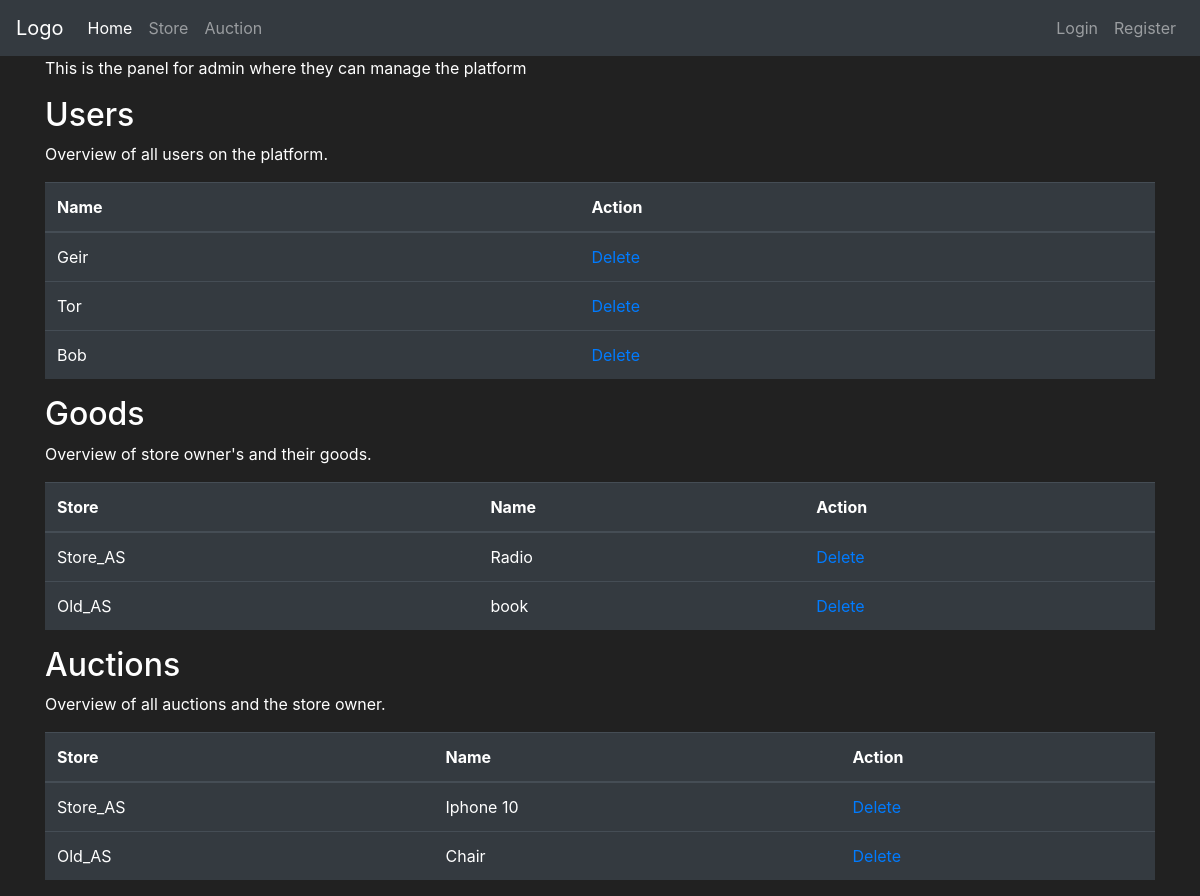
Before: /admin_panel with the older database file.
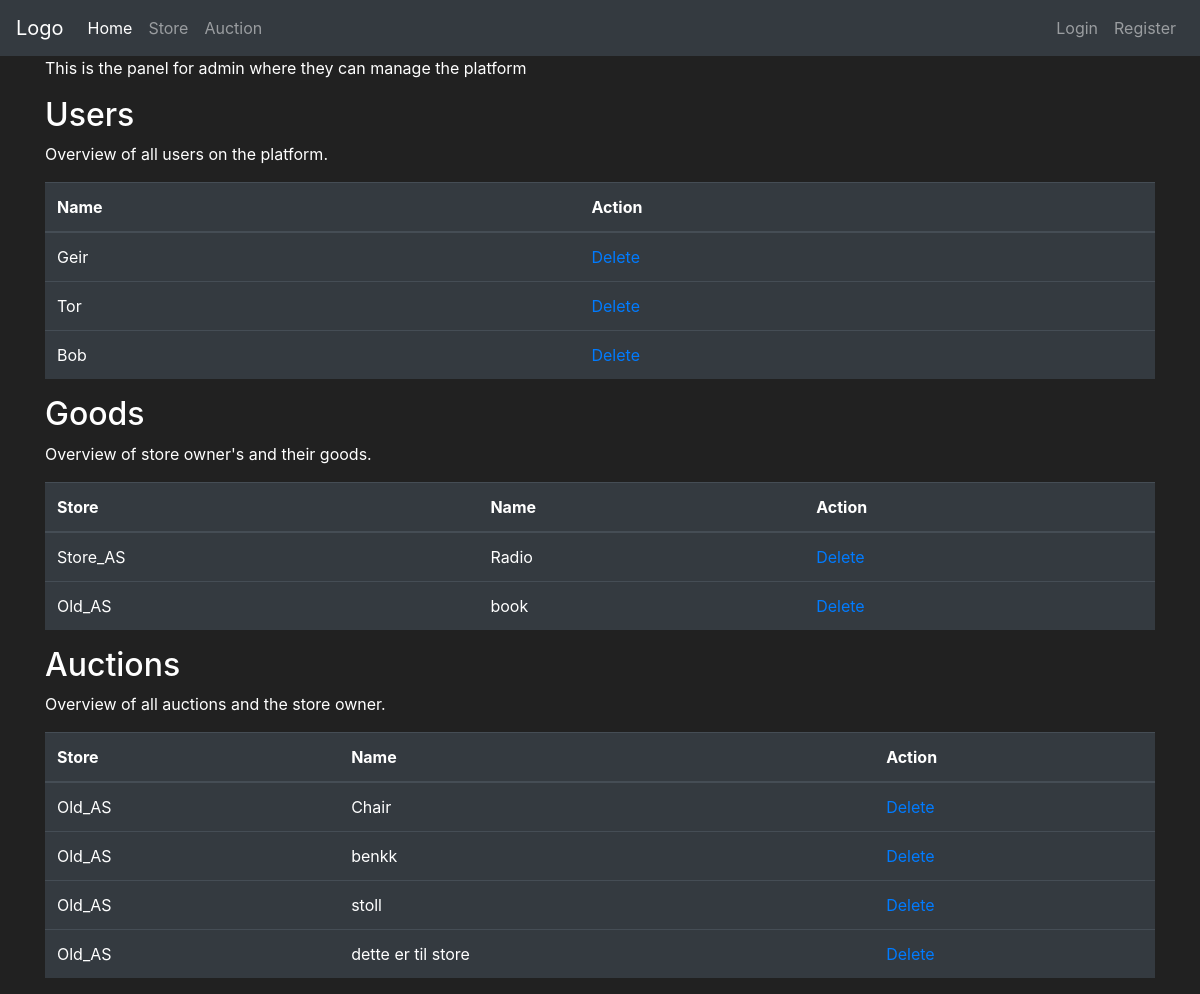
After: the same page with the newer database file.
### app_flask/models.py (models this page shows, shortened)
class User(db.Model, UserMixin):
    id = db.Column(db.Integer(), primary_key=True)
    username = db.Column(db.String(length=25), nullable=False, unique=True)
    email = db.Column(db.String(length=60), nullable=False, unique=True)
    password_hash = db.Column(db.String(length=60), nullable=False)
    profile_type = db.Column(db.Boolean(), nullable=False, default=False)
    cash = db.Column(db.Integer(), nullable=False, default=2000)
    date_created = db.Column(db.DateTime(), default=datetime.utcnow)
    goods = db.relationship('Goods', backref='goods_owned_by_user', lazy=True)
    store = db.relationship('Store', backref='store_owner', lazy=True)
    @property
    def password(self):
        return self.password

class Goods(db.Model):
    id = db.Column(db.Integer, primary_key=True)
    name = db.Column(db.String(30), unique=True, nullable=False)
    description = db.Column(db.String(70), unique=False, nullable=False)
    price = db.Column(db.Integer, unique=False, nullable=False)
    product_number = db.Column(db.String(length=6), nullable=False, unique=True)
    goods_type = db.Column(db.Boolean(), nullable=False, default=False)
    date_created = db.Column(db.DateTime(), default=datetime.utcnow)
    user_owner = db.Column(db.Integer(), db.ForeignKey('user.id'))
    store_owner = db.Column(db.Integer(), db.ForeignKey('store.id'))

class Store(db.Model):
    id = db.Column(db.Integer(), primary_key=True)
    store_name = db.Column(db.String(length=30), nullable=False, unique=True)
    street_address = db.Column(db.String(length=40), nullable=False)
    street_number = db.Column(db.Integer(), nullable=False)
    postal_code = db.Column(db.Integer(), nullable=False)
    province = db.Column(db.String(length=50), nullable=False)
    store_email = db.Column(db.String(length=50), nullable=False, unique=True)
    store_phone = db.Column(db.Integer(), nullable=False)
    date_created = db.Column(db.DateTime(), default=datetime.utcnow)
    user_owner = db.Column(db.Integer(), db.ForeignKey('user.id'))
    goods = db.relationship('Goods', backref='owned_store', lazy=True)

### app_flask/main/routes.py (the view)
@bp.route('/admin_panel', methods=['GET', 'POST'])
def display_admin_panel():
    buy_form = BuyGoodsForm()
    db_users = show_users_from_db()
    auction_form = AuctionGoodsForm()
    items = db.session.query(Goods, Store).filter(and_(Store.id == Goods.store_owner, Goods.goods_type == 0)).all()
    auction_items = db.session.query(Goods, Store).filter(
        and_(Store.id == Goods.store_owner, Goods.goods_type == 1)).all()
    return render_template('adminPanel.html', db_users=db_users, items=items, auction_items=auction_items,
                           buy_form=buy_form, auction_form=auction_form)

### app_flask/__init__.py (called while the page is built)
def create_app():
    app = Flask(__name__)
    app.config['SQLALCHEMY_DATABASE_URI'] = 'sqlite:///appDB.db'
    app.config['SECRET_KEY'] = '5f4b0959c458e6b06c51097e'
    app.config['UPLOADE_FOLDER'] = picFolder
    db.init_app(app)
    bcrypt.init_app(app)
    login_manager.init_app(app)
    from app_flask.auth import bp as auth_bp
    app.register_blueprint(auth_bp)
    from app_flask.main import bp as main_bp
    app.register_blueprint(main_bp)
    return app

### app_flask/main/use_cases.py (called while the page is built)
def show_users_from_db():
    app = create_app()
    ctx = app.app_context()
    ctx.push()
    user_query = User.query.filter(User.username.isnot("Admin"))
    ctx.pop()
    return user_query

### app_flask/templates/adminPanel.html (shortened to what this page needs)
{% extends 'base.html' %}
{% block content %}
<div class="container">
    <p>This is the panel for admin where they can manage the platform</p>
</div>
<div class="container">
    <h2>Users</h2>
    <p>Overview of all users on the platform.</p>
    <table class="table table-hover table-dark">
        <thead>
            <tr>
                <th scope="col">Name</th>
                <th scope="col">Action</th>
            </tr>
        </thead>
        <tbody>
            {% for users in db_users %}
            <tr>
                <td class=".table-striped">{{ users.username}}</td>
                <td class=".table-striped"><a href="{{ url_for('main.delete_user', id=users.id)}}">Delete</a></td>
            </tr>
            {% endfor %}
        </tbody>
    </table>
</div>
<div class="container">
    <h2>Goods</h2>
    <p>Overview of store owner's and their goods.</p>
    <table class="table table-hover table-dark">
        <thead>
            <tr>
                <th scope="col">Store</th>
                <th scope="col">Name</th>
                <th scope="col">Action</th>
            </tr>
        </thead>
        <tbody>
            {% for item, store in items %}
            <tr>
                <td class=".table-striped">{{store.store_name}}</td>
                <td class=".table-striped">{{item.name}}</td>
                <td class=".table-striped"><a href="{{ url_for('main.delete_goods', id=item.id)}}">Delete</a></td>
            </tr>
            {% endfor %}
        </tbody>
    </table>
</div>
<div class="container">
    <h2>Auctions</h2>
    <p>Overview of all auctions and the store owner.</p>
    <table class="table table-hover table-dark">
        <thead>
        <tr>
            <th scope="col">Store</th>
            <th scope="col">Name</th>
            <th scope="col">Action</th>
        </tr>
        </thead>
        <tbody>
        {% for item, store in auction_items %}
        <tr>
            <td class=".table-striped">{{store.store_name}}</td>
            <td class=".table-striped">{{item.name}}</td>
            <td class=".table-striped"><a href="{{ url_for('main.delete_goods', id=item.id)}}">Delete</a></td>
            {% endfor %}
        </tr>
        </tbody>
    </table>
</div>
{% endblock %}

Changed rows visible on the page:
no longer on this page (row edited): Goods: store_name "Store_AS", name "Iphone 10", shown under "Auctions"
added Goods: store_name "Old_AS", name "benkk", shown under "Auctions"
added Goods: store_name "Old_AS", name "stoll", shown under "Auctions"
added Goods: store_name "Old_AS", name "dette er til store", shown under "Auctions"
